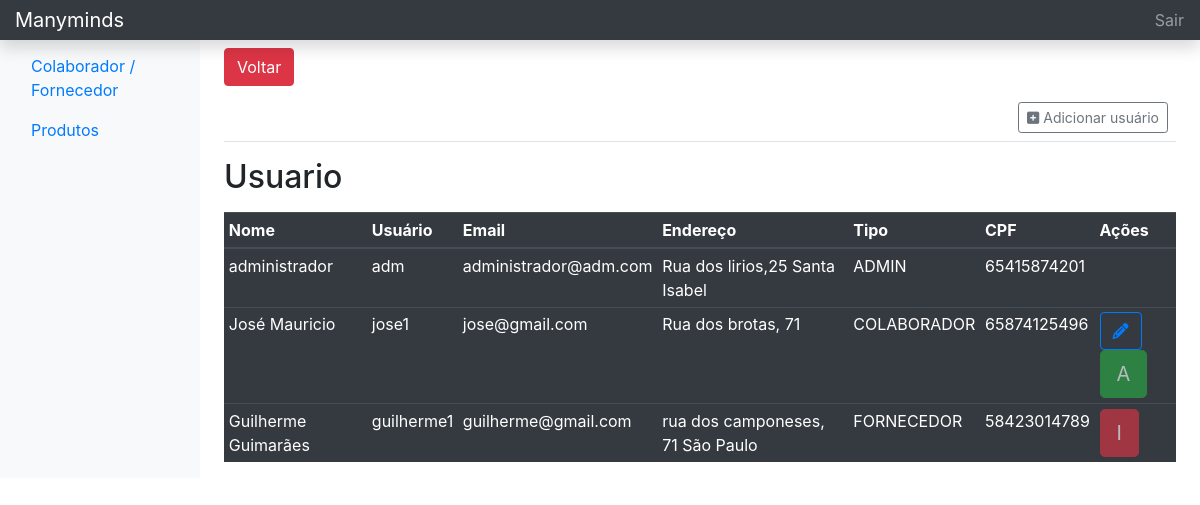
Screenshot of /index.php/colaborador with the database file from the repository.
### tables this page shows
CREATE TABLE `usuario` (
  `id` int(11) NOT NULL,
  `nome` varchar(255) NOT NULL,
  `usuario` varchar(255) NOT NULL,
  `email` varchar(255) DEFAULT NULL,
  `endereco` text DEFAULT NULL,
  `cpf` text NOT NULL,
  `tipo` enum('ADMIN','COLABORADOR','FORNECEDOR') NOT NULL DEFAULT 'COLABORADOR',
  `senha` varchar(255) NOT NULL,
  `ativo` tinyint(1) NOT NULL DEFAULT 1,
  `criadoEm` datetime NOT NULL DEFAULT current_timestamp()
);

### application/controllers/Colaborador.php (called while the page is built, shortened)
<?php
class Colaborador extends CI_Controller {
	public function index()
	{
		$this->load->model("usuario");
		$dados["usuario"] = $this->usuario->index();
		$dados["title"] = 'Colaborador/Fornecedor - Manyminds';
		$this->load->view('templates/header', $dados);
		$this->load->view('templates/nav-top', $dados);
		$this->load->view('pages/colaborador_view', $dados);
		$this->load->view('templates/footer', $dados);
		$this->load->view('templates/js', $dados);
	}
}

### index.php (called while the page is built, shortened)
<?php
require_once BASEPATH.'core/CodeIgniter.php';

### application/models/usuario.php (called while the page is built, shortened)
<?php
 class Usuario extends CI_Model {
    public function index()
    {
        return $this->db->get("usuario")->result_array();
    }
}

### application/views/pages/colaborador_view.php (the view, shortened to what this page needs)
<main role="main" class="col-md-9 ml-sm-auto col-lg-10 px-4">
	<br>
	<br>
		<a href="http://localhost/crud">
            <button type="button" class="btn btn-danger">Voltar</button>
        </a>
	<div class="d-flex justify-content-between flex-wrap flex-md-nowrap align-items-center pt-3 pb-2 mb-3 border-bottom">
		<div class="btn-toolbar mb-2 mb-md-0">
			<div class="btn-group mr-2">
				<a href="<?= base_url()?>colaborador/adicionar" class="btn btn-sm btn-outline-secondary">
				<i class="fas fa-plus-square"></i> Adicionar usuário</a>
			</div>
		</div>
	</div>
	<div class="form-group">
		<h2>Usuario</h2>
	</div>
	<div class="table-responsive">
		<table class="table table-sm table-dark">
			<thead>
				<tr>
					<th scope="col">Nome</th>
					<th scope="col">Usuário</th>
					<th scope="col">Email</th>
					<th scope="col">Endereço</th>
					<th scope="col">Tipo</th>
					<th scope="col">CPF</th>
					<th scope="col">Ações</th>
				</tr>
			</thead>
			<tbody>
			<?php foreach($usuario as $usuario): ?>
				<tr>
					<td><?= $usuario['nome'] ?></td>
					<td><?= $usuario['usuario'] ?></td>
					<td><?= $usuario['email'] ?></td>
					<td><?= $usuario['endereco'] ?></td>
					<td><?= $usuario['tipo'] ?></td>
					<td><?= $usuario['cpf'] ?></td>
					<td>
						<?php if($usuario['tipo'] != 'ADMIN') : ?>
						<?php if($usuario['ativo'] != '0') : ?>
						<a href="<?= base_url()?>colaborador/editar/<?= $usuario["id"] ?>"
						class="btn btn-outline-primary" >
						<i class="fas fa-pencil-alt"></i>
						</a>
						<?php endif	; ?>
						<?php if($usuario['ativo'] == '1') : ?>
						<a href="#" class="btn btn-success btn-lg disabled" tabindex="-1" role="button" aria-disabled="true">A</a>
						<?php endif ; ?>
						<?php if($usuario['ativo'] == '0') : ?>
						<a href="#" class="btn btn-danger btn-lg disabled" tabindex="-1" role="button" aria-disabled="true">I</a>
						<?php endif ; ?>
										</td>
									</tr>
						<?php endif	; ?>
						<?php endforeach;?>
							</tbody>
						</table>
					</div>
				</main>

### application/views/templates/header.php (shortened to what this page needs)
<!DOCTYPE html>
<html lang="en">
<head>
	<link rel="stylesheet" href="https://stackpath.bootstrapcdn.com/bootstrap/4.4.1/css/bootstrap.min.css"
>
	<link rel="stylesheet" href="https://getbootstrap.com/docs/4.4/examples/dashboard/dashboard.css">
</head>
<body>

### application/views/templates/nav-top.php (shortened to what this page needs)
<nav class="navbar navbar-dark fixed-top bg-dark flex-md-nowrap p-0 shadow">
  <a class="navbar-brand col-sm-3 col-md-2 mr-0" href="<?php base_url() ?>dashboard">Manyminds</a>
  <ul class="navbar-nav px-3">
    <li class="nav-item text-nowrap">
      <a class="nav-link" href="<?php base_url() ?>login">Sair</a>
    </li>
  </ul>
</nav>
<div class="container-fluid">
  <div class="row">
    <nav class="col-md-2 d-none d-md-block bg-light sidebar">
      <div class="sidebar-sticky">
        <h6 class="form-control">
          <span>Menu</span>
        </h6>
        <ul class="nav flex-column">
          <li class="nav-item">
            <a class="nav-link" href="<?=base_url()?>colaborador">
              Colaborador / Fornecedor
            </a>
          </li>
					<li class="nav-item">
            <a class="nav-link" href="<?=base_url()?>produtos">
              Produtos
            </a>
          </li>
        </ul>
      </div>
    </nav>

### application/views/templates/footer.php
    </div>
</div>

### application/views/templates/js.php (shortened to what this page needs)
</body>
</html>

### rows the page displays
usuario: nome "administrador", usuario "adm", email "administrador@adm.com", endereco "Rua dos lirios,25 Santa Isabel", tipo "ADMIN", cpf "65415874201"
usuario: nome "José Mauricio", usuario "jose1", email "jose@gmail.com", endereco "Rua dos brotas, 71", tipo "COLABORADOR", cpf "65874125496", ativo "A"
usuario: nome "Guilherme Guimarães", usuario "guilherme1", email "guilherme@gmail.com", endereco "rua dos camponeses, 71 São Paulo", tipo "FORNECEDOR", cpf "58423014789", ativo "I"
